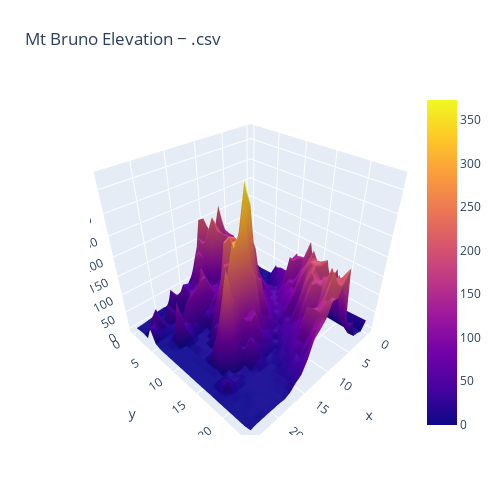

The code cell stored with this chart in its notebook:
### Code cell
import plotly.graph_objs as go 
import pandas as pd
 
z_dataCSV = pd.read_csv('/Users/crisyuriok/Library/CloudStorage/OneDrive-Personal/1-BigDataDataAnalyticsPyhton/DataCSV.csv')

ﬁg = go.Figure(data=[go.Surface(z=z_dataCSV.values)])

ﬁg.update_layout ( title = 'Mt Bruno Elevation − .csv' , autosize = False,
                width = 500,
                height = 500,
                margin = dict (l = 90, r = 50, b = 65, t = 90))

ﬁg.show()

### Figure 1 — Plotly figure (JSON) as saved in the notebook; plotly's stock layout.template omitted (floating-point values rounded to 4 significant figures; data arrays with more than 128 entries replaced by an {"elided": "..."} marker saying what was removed)
{"data": [{"type": "surface", "z": {"elided": "25x25 float values"}}], "layout": {"autosize": false, "height": 500, "margin": {"b": 65, "l": 90, "r": 50, "t": 90}, "title": {"text": "Mt Bruno Elevation − .csv"}, "width": 500}}
